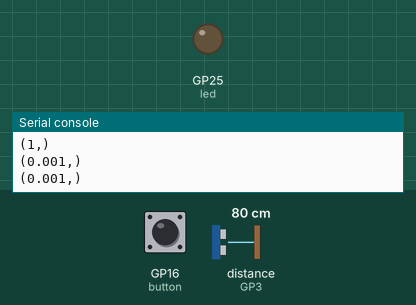
Recording of a program running on a simulated Raspberry Pi Pico running CircuitPython. On the bench: output pins drawn as LEDs (lit = HIGH), the last lines printed to the serial console. The test bench sets the inputs (shaded band); at power-on: GP16 (button) HIGH, distance to the obstacle (sensor on GP3) 80 cm. The echo pulse lasts 58.3 µs per cm; pins used as bus, display or sensor lines are not drawn.

Above: at 1.2 s.
1.3 s: GP16 (button) pulled LOW for 1 s
At 2.8 s:
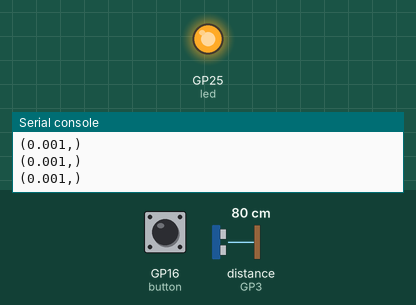
4.5 s: GP16 (button) pulled LOW for 3.2 s
At 8.8 s:
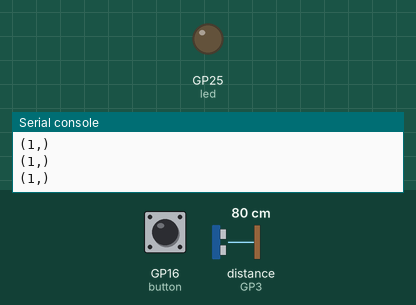
Timing chart, 0 to 10.3 s (numbered marks = the images above; inputs shaded):
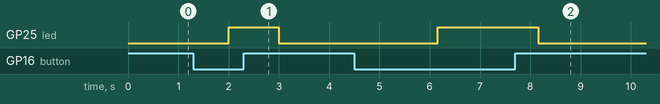

Measured:
- after the input at 1.3 s, GP25 (led): LOW → HIGH after 0.70 s, → LOW 1.0 s later
- after the input at 4.5 s, GP25 (led): LOW → HIGH after 1.7 s, → LOW 2.0 s later

The program:

ultrasonic.py
```python
'''
ESC204 2022W Widget Lab 2, Part 10
Task: Take readings using an ultrasonic sensor.
'''

# Import libraries needed for blinking the LED
import board
import digitalio
import time

# Configure the internal GPIO connected to the LED as a digital output
led = digitalio.DigitalInOut(board.LED)
led.direction = digitalio.Direction.OUTPUT

# Configure the internal GPIO connected to the button as a digital input
button = digitalio.DigitalInOut(board.GP16)
button.direction = digitalio.Direction.INPUT
button.pull = digitalio.Pull.UP # Set the internal resistor to pull-up

# Configure the GPIO input and output for the sensor
trigger = digitalio.DigitalInOut(board.GP2)
trigger.direction = digitalio.Direction.OUTPUT
echo = digitalio.DigitalInOut(board.GP3)
echo.direction = digitalio.Direction.INPUT
echo.pull = digitalio.Pull.UP

# Print a message on the serial console
print('Hello there! My LED is controlled by the button.')

# Set up loop variable and start plotter
prev_button_value = button.value
print((1,))

def trigger_on_button_pressed(prev_button_value):
    # set default button state to "not pressed"
    button_pressed = False

    # if button is pressed (and not just bouncing)
    if(button.value and not prev_button_value):
        # push the trigger and update button state
        trigger.value = True
        button_pressed = True
        print('trigger')

        # reset trigger
        trigger.value = False

    return button_pressed, button.value

def capture_echo(timeout):
    #initialize data array and counter
    data = []
    i = 0

    # wait for echo from sound bouncing back and timeout if not seen
    while(not(echo.value) and not(i == timeout)):
        i+=1

    # if timeout reached, no data collection
    if i == timeout:
        print('timeout!')

    # if timeout not reached, then keep collecting data while echo is nonzero
    else:
        while(echo.value):
            data.append((1,))

    return data

def plot_data(data):
    # plot points with pauses in between to avoid overloading
    for point in data:
        print(point)
        time.sleep(0.01)

while True:
    # if the button is pressed turn LED on (else turn LED off)
    led.value = not button.value

    # check if trigger button has been pressed
    button_pressed, prev_button_value = trigger_on_button_pressed(prev_button_value)

    # if trigger, capture and plot a bunch of points
    if(button_pressed):
        points = capture_echo(1000)
        if(len(points) > 0):
            plot_data(points)

    # print a low value and wait a second to avoid overloading
    print((0.001,))
    time.sleep(1.0)
```
